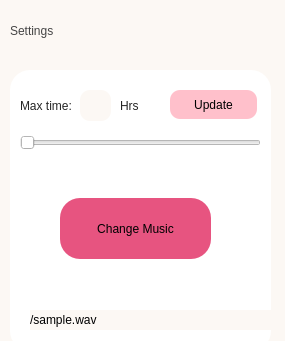
<?xml version="1.0" encoding="UTF-8"?>
<ui version="4.0">
 <class>MainWindow</class>
 <widget class="QMainWindow" name="MainWindow">
  <property name="geometry">
   <rect>
    <x>0</x>
    <y>0</y>
    <width>285</width>
    <height>341</height>
   </rect>
  </property>
  <property name="minimumSize">
   <size>
    <width>285</width>
    <height>341</height>
   </size>
  </property>
  <property name="maximumSize">
   <size>
    <width>285</width>
    <height>341</height>
   </size>
  </property>
  <property name="windowTitle">
   <string>MainWindow</string>
  </property>
  <property name="styleSheet">
   <string notr="true">background-color:#FCF8F4;</string>
  </property>
  <widget class="QWidget" name="centralwidget">
   <widget class="QLabel" name="label">
    <property name="geometry">
     <rect>
      <x>20</x>
      <y>90</y>
      <width>61</width>
      <height>31</height>
     </rect>
    </property>
    <property name="styleSheet">
     <string notr="true">color:#252525;
background-color:white;
font: 9pt &quot;Ubuntu&quot;;</string>
    </property>
    <property name="text">
     <string>Max time:</string>
    </property>
   </widget>
   <widget class="QPushButton" name="update">
    <property name="geometry">
     <rect>
      <x>170</x>
      <y>90</y>
      <width>87</width>
      <height>29</height>
     </rect>
    </property>
    <property name="styleSheet">
     <string notr="true">background-color:pink;
outline:0;
border-radius:10px;
font: 9pt &quot;Ubuntu&quot;;</string>
    </property>
    <property name="text">
     <string>Update</string>
    </property>
   </widget>
   <widget class="QPushButton" name="open">
    <property name="geometry">
     <rect>
      <x>60</x>
      <y>198</y>
      <width>151</width>
      <height>61</height>
     </rect>
    </property>
    <property name="styleSheet">
     <string notr="true">background-color:#e75480;
outline:0;
border-radius:20px;
font: 75 12pt &quot;Ubuntu&quot;;</string>
    </property>
    <property name="text">
     <string>Change Music</string>
    </property>
   </widget>
   <widget class="QLabel" name="loc">
    <property name="geometry">
     <rect>
      <x>30</x>
      <y>310</y>
      <width>241</width>
      <height>20</height>
     </rect>
    </property>
    <property name="styleSheet">
     <string notr="true">font: 6pt &quot;Noto Naskh Arabic UI&quot;;</string>
    </property>
    <property name="text">
     <string>/sample.wav</string>
    </property>
   </widget>
   <widget class="QLabel" name="label_2">
    <property name="geometry">
     <rect>
      <x>10</x>
      <y>10</y>
      <width>141</width>
      <height>41</height>
     </rect>
    </property>
    <property name="styleSheet">
     <string notr="true">font: 20pt &quot;Ubuntu&quot;;
color:#454545;</string>
    </property>
    <property name="text">
     <string>Settings</string>
    </property>
   </widget>
   <widget class="QLabel" name="label_3">
    <property name="geometry">
     <rect>
      <x>10</x>
      <y>70</y>
      <width>261</width>
      <height>281</height>
     </rect>
    </property>
    <property name="styleSheet">
     <string notr="true">background-color:white;
border-radius:20px;</string>
    </property>
    <property name="text">
     <string/>
    </property>
   </widget>
   <widget class="QSlider" name="limit">
    <property name="geometry">
     <rect>
      <x>20</x>
      <y>130</y>
      <width>241</width>
      <height>26</height>
     </rect>
    </property>
    <property name="styleSheet">
     <string notr="true">background-color:white;</string>
    </property>
    <property name="orientation">
     <enum>Qt::Horizontal</enum>
    </property>
   </widget>
   <widget class="QLabel" name="stat">
    <property name="geometry">
     <rect>
      <x>80</x>
      <y>90</y>
      <width>31</width>
      <height>31</height>
     </rect>
    </property>
    <property name="styleSheet">
     <string notr="true">background-color:#FCF8F4;
outline:0;
border-radius:10px;
padding:5px;</string>
    </property>
    <property name="text">
     <string/>
    </property>
   </widget>
   <widget class="QLabel" name="stat_2">
    <property name="geometry">
     <rect>
      <x>120</x>
      <y>90</y>
      <width>41</width>
      <height>31</height>
     </rect>
    </property>
    <property name="styleSheet">
     <string notr="true">
color:#252525;
font: 9pt &quot;Ubuntu&quot;;
background-color:white;</string>
    </property>
    <property name="text">
     <string>Hrs</string>
    </property>
   </widget>
   <zorder>label_3</zorder>
   <zorder>label</zorder>
   <zorder>update</zorder>
   <zorder>open</zorder>
   <zorder>loc</zorder>
   <zorder>label_2</zorder>
   <zorder>limit</zorder>
   <zorder>stat</zorder>
   <zorder>stat_2</zorder>
  </widget>
 </widget>
 <resources/>
 <connections/>
</ui>
